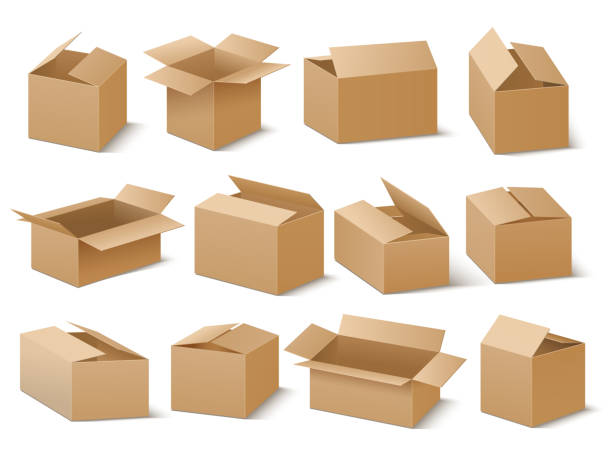
#> input picture boxes.jpeg, 612 x 459 px
$ python image_corner_detection.py
#> lines starting #> are read from the running program, lines starting #| are printed output that depends on the picture; after the words box and inside, x2 and y2 are one past the last pixel; in counts of white or black regions, pixels touching at a corner belong together
import cv2
import numpy as np

img = cv2.imread('boxes.jpeg')
#> img is the input picture: shape (459, 612, 3); mean B, G, R 188.8, 210, 228.9
img2 = img.copy()
gray = cv2.cvtColor(img, cv2.COLOR_BGR2GRAY)
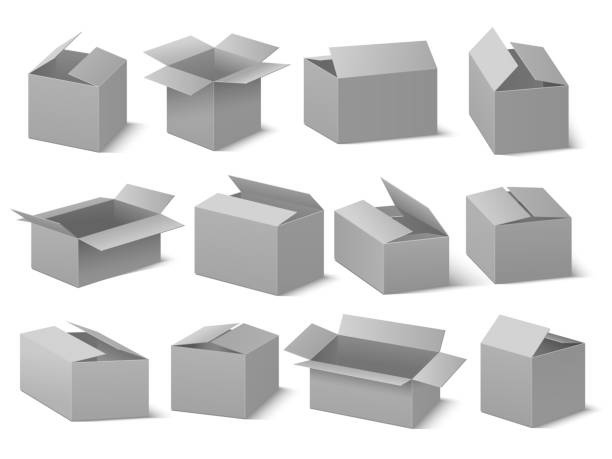
#> gray: shape (459, 612); min 71, max 255, mean 213.2
gray = np.float32(gray)

# use Shi-Tomasi for corner detection
# set the parameters
maxCorners = 150
qualityLevel = 0.01
minDistance = 10
blockSize = 3
useHarrisDetector = False
k = 0.04

corners = cv2.goodFeaturesToTrack(gray, maxCorners, qualityLevel, minDistance, None, None, blockSize, useHarrisDetector, k)
#> corners = 150 rows, first 8: [508, 50], [240, 191], [393, 204], [159, 233], [259, 78], [173, 196], [465, 359], [168, 87]
corners2 = np.copy(corners)
#> corners2 has the same summary as corners
corners = np.int0(corners)

for corner in corners:
    # flatten to one array
    x, y = corner.ravel()
    # thickness=-1 is filled circle
    cv2.circle(img, (x, y), 3, (0, 0, 255), 1)
#> this loop made 150 passes
#> (x, y) on passes 1 to 12: (508, 50), (240, 191), (393, 204), (159, 233), (259, 78), (173, 196), (465, 359), (168, 87), (444, 330), (331, 60), (31, 73), (278, 47)
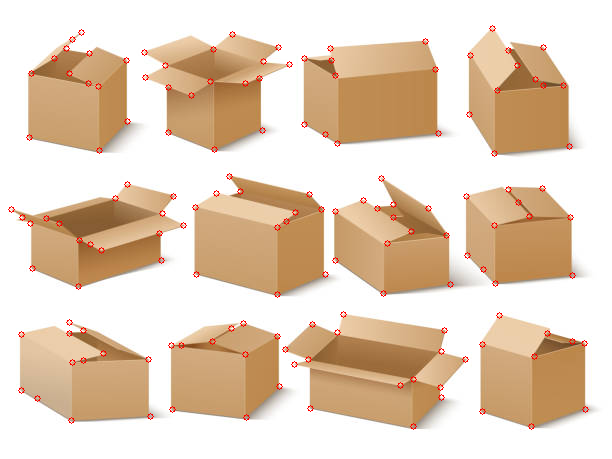
#> img: shape (459, 612, 3); 0.85% of pixels changed, all inside (x1, y1, x2, y2) = (8, 25, 589, 430)


# cornerSubPix (sub-pixel level) for more precise
# Set the needed parameters to find the refined corners
winSize = (5, 5)
zeroZone = (-1, -1)
criteria = (cv2.TERM_CRITERIA_EPS + cv2.TermCriteria_COUNT, 40, 0.001)
#> criteria = (3, 40, 0.001)

# Calculate the refined corner locations
corners2 = cv2.cornerSubPix(gray, corners2, winSize, zeroZone, criteria)
#> corners2 = 150 rows, first 8: [508.5, 48.64], [239.2, 192.9], [394.4, 204.8], [160.3, 232.7], [260.5, 76.92], [174.5, 195.4], [466.4, 358.8], [166.3, 86.02]


for i in range(corners.shape[0]):
    cv2.circle(img2, (int(corners[i,0,0]), int(corners[i,0,1])), 3, (0,0,255), 1)


cv2.imshow('Corner', img)
cv2.imshow('SubCorner', img2)
cv2.waitKey(0)
cv2.destroyAllWindows()
#> (the run stopped early here; a loop or call above may not have finished)
